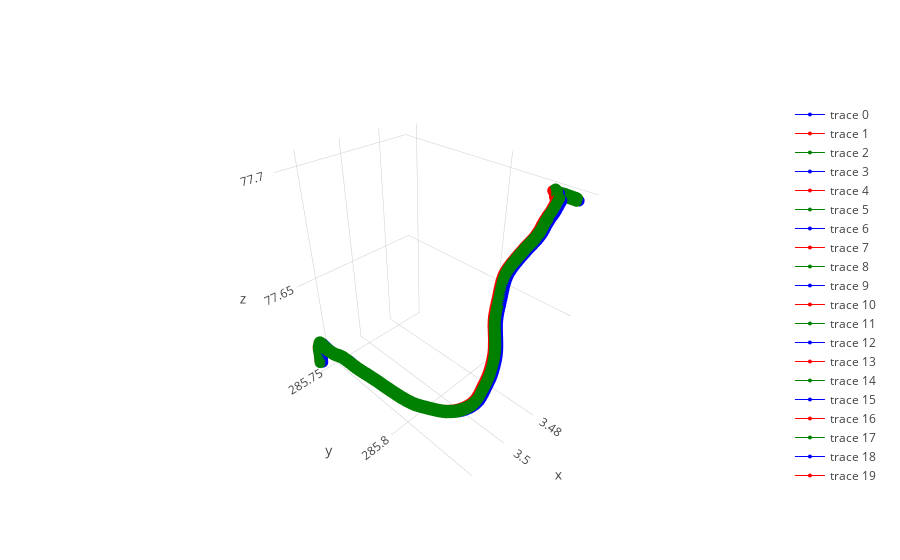

The cell this chart's notebook holds for it:
### Code cell
CoordinateSystems = listCoordinateSystem(SubTrajectory, Direction=Direction, width=1, length=0.001, size_end=4)

fig = make_subplots(rows=1, cols=1, specs=[[{'is_3d': True}]])

trace = trace3D(SubTrajectory, color='red', size=3, name='Trajectory')

for coordinatesystem in CoordinateSystems:
    fig.append_trace(coordinatesystem,1,1)

#fig.update_layout(scene=dict(aspectratio=dict(x=1, y=1, z=0.8), camera_eye=dict(x=1.2, y=1.2, z=0.6)))
iplot(fig, filename='simple-3d-scatter')
